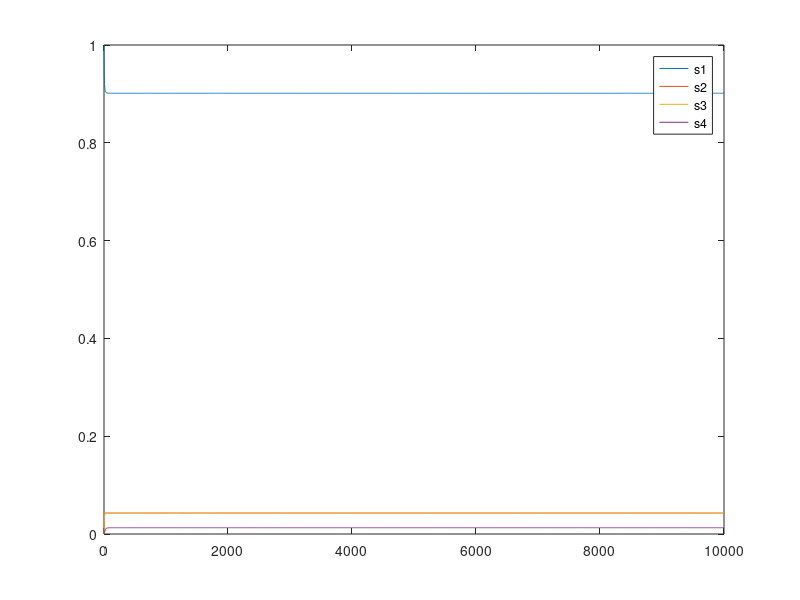
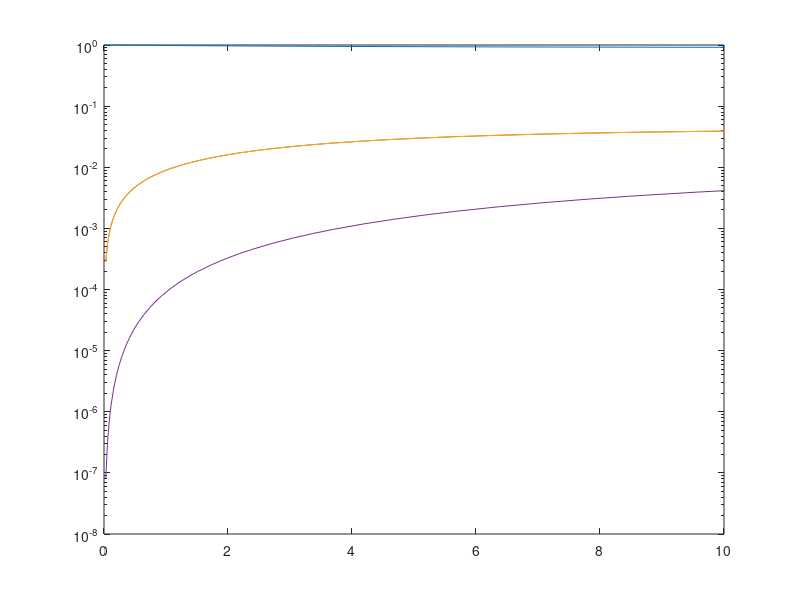

Source code (MATLAB) for these figures, in order:
clc; close all; clear all;
%% assignment 9
MTTF=100;
MTTR=5;
MTTbackUp=15;

l=1/MTTF;
m=1/MTTR;
b=1/MTTbackUp;

Q=[ -2*l    , l     , l    ,0;       % Infinitesimal generator
    m       , -m-l    , 0    ,l;
    m       , 0    ,-m-l  ,l;    
    b       , 0    , 0   ,-b];

p0=[1,0,0,0];
[t,sol]=ode45(@(t,x) Q'*x, [0 10000], p0');
plot(t,sol,"-");
legend('s1','s2','s3','s4');
SteadyStateProbabilities=[sol(2793,:)];
figure
set(gca, 'YScale', 'log')
%plot(log10(t),log10(sol),"-");
semilogy(t,sol,"-");
xlim([0 10]);



